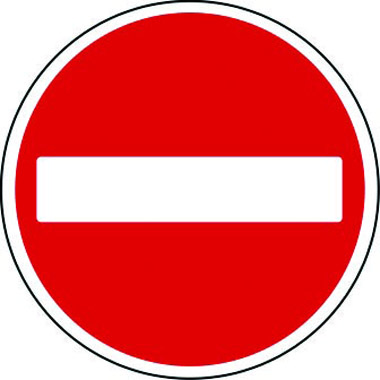
#> input picture 4.jpg, 380 x 380 px
$ python trafik.py
#> lines starting #> are read from the running program, lines starting #| are printed output that depends on the picture; after the words box and inside, x2 and y2 are one past the last pixel; in counts of white or black regions, pixels touching at a corner belong together
import cv2
import numpy as np
from scipy.stats import itemfreq

def d_color(image, n_colors):
    pixels = np.float32(image).reshape((-1, 3))
    criteria = (cv2.TERM_CRITERIA_EPS + cv2.TERM_CRITERIA_MAX_ITER, 200, .1)
    flags = cv2.KMEANS_RANDOM_CENTERS
    flags, labels, centroids = cv2.kmeans(
        pixels, n_colors, None, criteria, 10, flags)
    palette = np.uint8(centroids)
    return palette[np.argmax(itemfreq(labels)[:, -1])]


cv2.waitKey(1)
frame = cv2.imread('4.jpg')
#> frame is the input picture: shape (380, 380, 3); mean B, G, R 114.6, 113.5, 232.6
gray = cv2.cvtColor(frame, cv2.COLOR_BGR2GRAY)
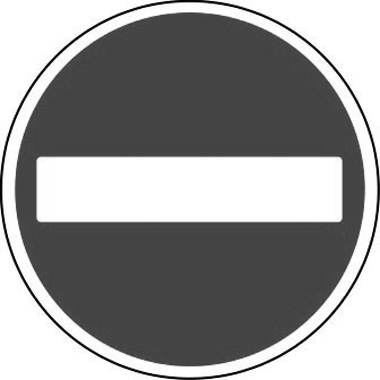
#> gray: shape (380, 380); min 0, max 255, mean 149.2
img = cv2.medianBlur(gray, 37)
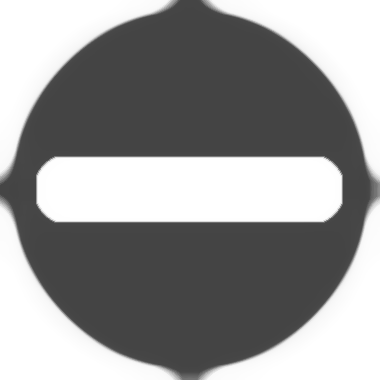
#> img: shape (380, 380); min 68, max 255, mean 148.6
rows = img.shape[0]
#> rows = 380
circles = cv2.HoughCircles(img, cv2.HOUGH_GRADIENT, 1.4, rows/8)
#> circles = [[189.7, 188.3, 176.8]]

if not circles is None:
    circles = np.uint16(np.around(circles))
#> circles = [[190, 188, 177]]
    max_r, max_i = 0, 0
    for i in range(len(circles[:, :, 2][0])):
        if circles[:, :, 2][0][i] > 50 and circles[:, :, 2][0][i] > max_r:
            max_i = i
            max_r = circles[:, :, 2][0][i]
#> this loop made 1 pass
#> (max_i, max_r) on pass 1: (0, 177)
#> after the loop, max_i = 0; max_r = 177
    x, y, r = circles[:, :, :][0][max_i]
#> x = 190; y = 188; r = 177
    if y > r and x > r:
        square = frame[y-r:y+r, x-r:x+r]
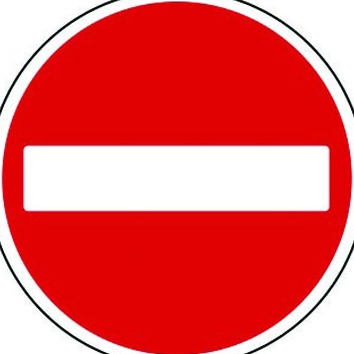
#> square: shape (354, 354, 3); mean B, G, R 96, 94.9, 232.1
        cv2.rectangle(frame, (x-r, y-r), (x+r, y+r), (0, 255, 255), 2)
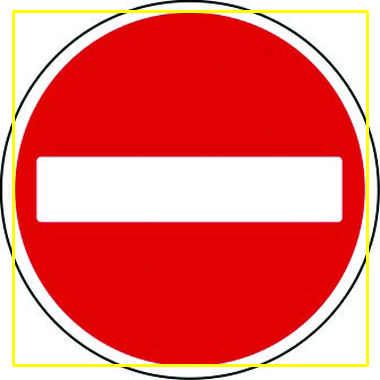
#> frame: shape (380, 380, 3); 2.94% of pixels changed, all inside (x1, y1, x2, y2) = (12, 10, 369, 367)
        dcolor = d_color(square, 2)
#> in d_color, `flags, labels, centroids = cv2.kmeans( pixels, n_colors, None, criteri..`: flags = 240118533.3; centroids = [[4.97, 3.33, 220.6], [239.6, 250.8, 252.2]]
#> in d_color, `palette = np.uint8(centroids)`: palette = [[4, 3, 220], [239, 250, 252]]
#> dcolor = [4, 3, 220]
        # print(dcolor)
        if dcolor[2] > 100:
            if(dcolor[0]<150 and dcolor[1]<150):
                print('TASIT GIREMEZ')
            else:
                print('HIZ LIMITI')
        elif dcolor[0] > 80:
            z0 = square[y-r+square.shape[0]//4:square.shape[0]*2//4, x-r+square.shape[0]//4:square.shape[0]*2//4]
            z0color = d_color(z0, 1)

            z1 = square[square.shape[0]*2//4:square.shape[0]*3//4, square.shape[0]*2//4:square.shape[0]*3//4]
            z1color = d_color(z1, 1)

            # print(zone_0_color)
            # print(zone_1_color)
            # print(zone_2_color)
            cv2.rectangle(frame, (x-r+square.shape[0]//4, y-r+square.shape[0]//4),(square.shape[0]*2//4, square.shape[0]*2//4), (0, 255, 255), 2)
            cv2.rectangle(frame, (square.shape[0]*2//4, square.shape[0]*2//4),(square.shape[0]*3//4, square.shape[0]*3//4), (0, 0, 255), 2)
            # [4 lines of commented-out code are left out]
            if z1color[2] < 40:
                print("SAGA DON")
            else:
                print("DUZ GIT")
else:
    print("TRAFIK LEVHASI DEGIL")

cv2.imshow('resim', frame)
cv2.waitKey(0)
cv2.destroyAllWindows()

$ run again, with 1.jpg copied over 4.jpg
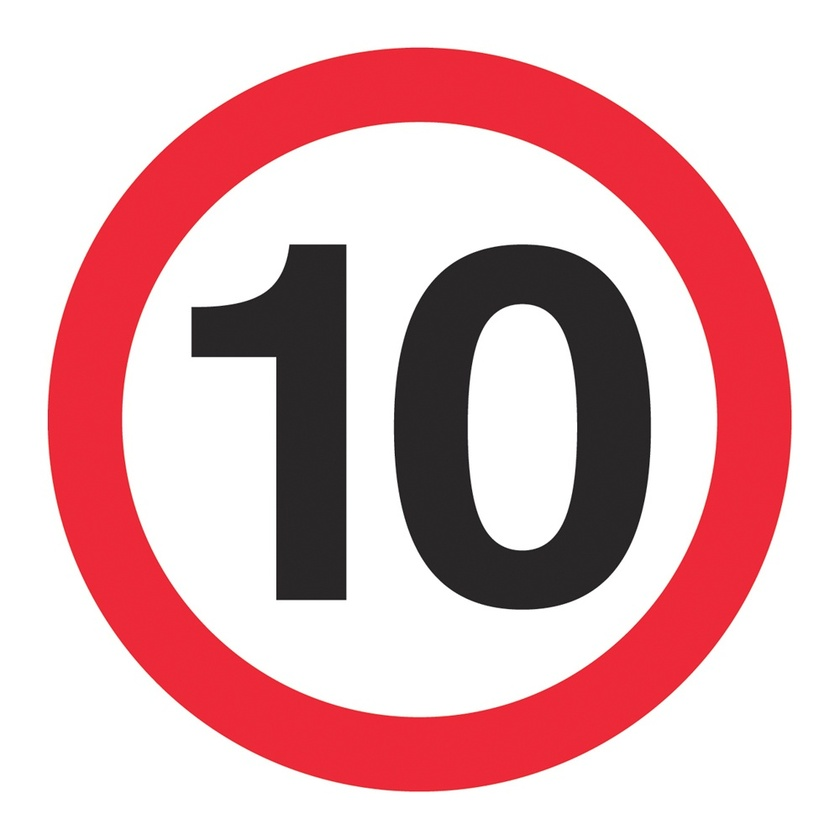
#> input picture 1.jpg, 840 x 840 px, shrunk from 1000 x 1000 before the run
#> frame is the input picture: shape (840, 840, 3); mean B, G, R 184.9, 181.3, 224.7
#> `gray = cv2.cvtColor(frame, cv2.COLOR_BGR2GRAY)`:
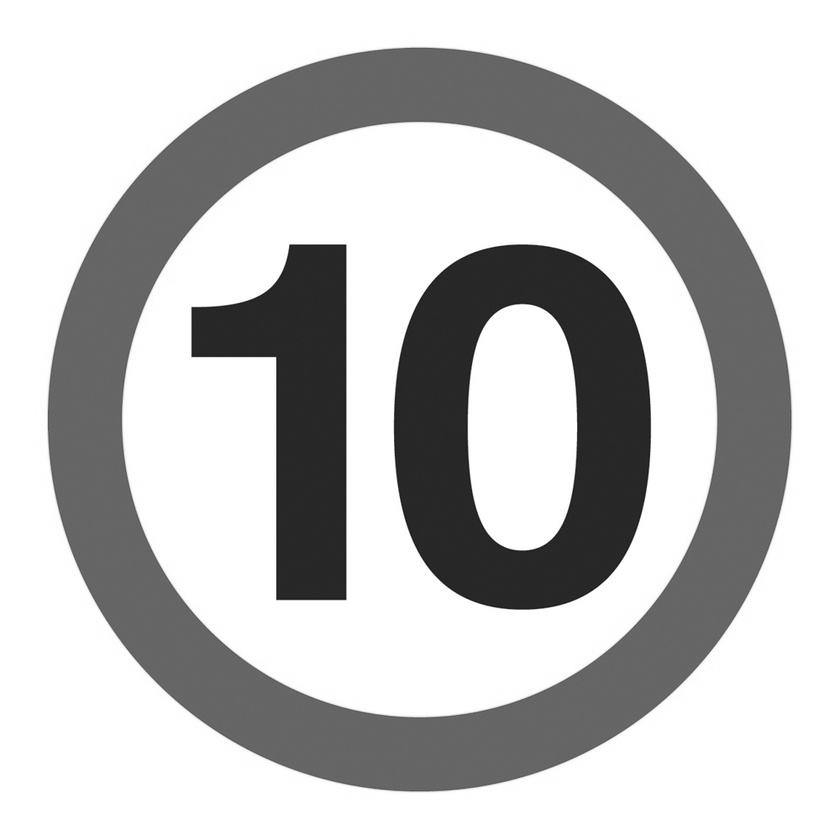
#> gray: shape (840, 840); min 15, max 255, mean 194.7
#> `circles = cv2.HoughCircles(img, cv2.HOUGH_GRADIENT, 1.4, rows/8)`: circles = [[417.9, 420.7, 370.9], [521.5, 364.7, 121], [521.5, 490.7, 119.8]]
#> `circles = np.uint16(np.around(circles))`: circles = [[418, 421, 371], [522, 365, 121], [522, 491, 120]]
#> the loop `for i in range(len(circles[:, :, 2][0])):` made 3 passes
#> (max_i, max_r) on pass 1: (0, 371)
#> after the loop `for i in range(len(circles[:, :, 2][0])):`: max_i = 0; max_r = 371
#> x = 418; y = 421; r = 371
#> `cv2.rectangle(frame, (x-r, y-r), (x+r, y+r), (0, 255, 255), 2)`:
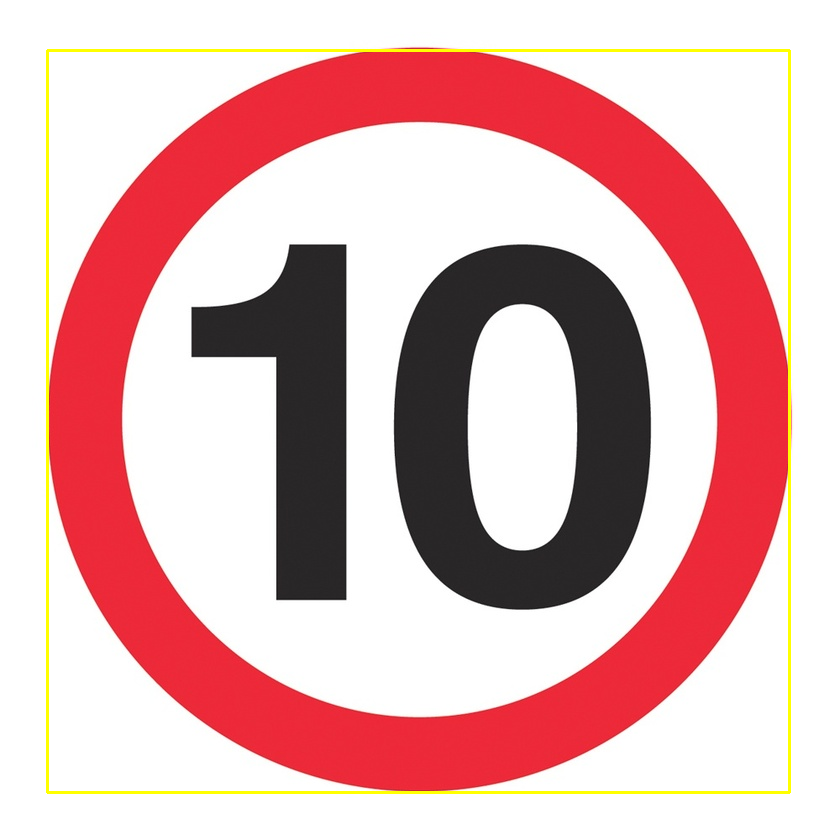
#> frame: shape (840, 840, 3); 1.26% of pixels changed, all inside (x1, y1, x2, y2) = (46, 49, 791, 794)
#> flags = 2.43e+09; centroids = [[50.96, 45.14, 168.3], [254.5, 254.6, 255.3]]
#> palette = [[50, 45, 168], [254, 254, 255]]
#> dcolor = [254, 254, 255]

$ run again, with 3.jpg copied over 4.jpg
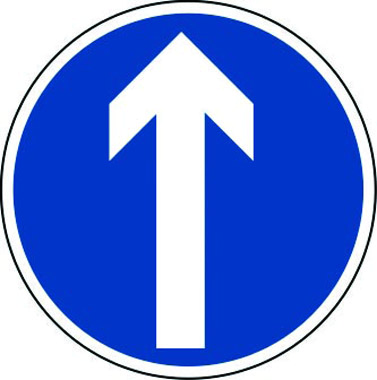
#> input picture 3.jpg, 377 x 380 px
#> frame is the input picture: shape (380, 377, 3); mean B, G, R 219.8, 140.3, 112.7
#> `circles = cv2.HoughCircles(img, cv2.HOUGH_GRADIENT, 1.4, rows/8)`: circles = [[189.7, 189.7, 179.2]]
#> `circles = np.uint16(np.around(circles))`: circles = [[190, 190, 179]]
#> the loop `for i in range(len(circles[:, :, 2][0])):` made 1 pass
#> (max_i, max_r) on pass 1: (0, 179)
#> after the loop `for i in range(len(circles[:, :, 2][0])):`: max_i = 0; max_r = 179
#> x = 190; r = 179
#> flags = 226668826.2; centroids = [[241.1, 251.4, 249.7], [196.8, 52.52, 3.43]]
#> palette = [[241, 251, 249], [196, 52, 3]]
#> dcolor = [196, 52, 3]
#> `z0 = square[y-r+square.shape[0]//4:square.shape[0]*2//4, x-r+square.sh..`:
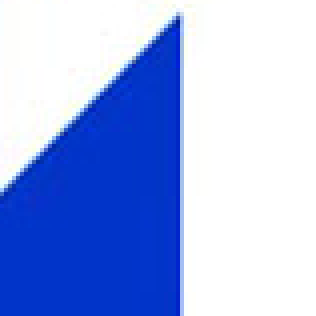
#> z0: shape (79, 79, 3) (shown 4 times larger); mean B, G, R 233.1, 176.1, 156.4
#> z0color = [233, 176, 156]
#> z1color = [209, 85, 42]
#> `cv2.rectangle(frame, (square.shape[0]*2//4, square.shape[0]*2//4),(squ..`:
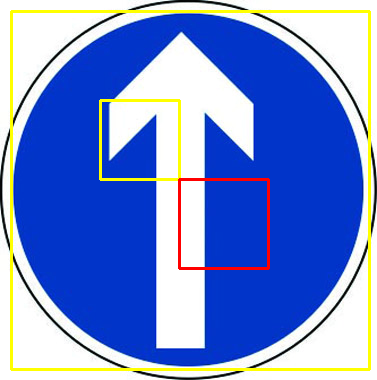
#> frame: shape (380, 377, 3); mean B, G, R 209.4, 140.4, 115
